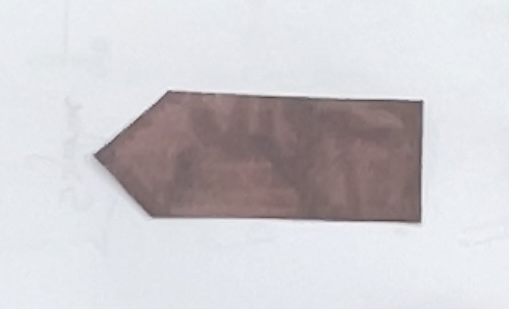
#> input picture week2/game/imgs/arrow2.jpg, 509 x 309 px, given in place of sticky1.jpg, which was not available
$ python main.py
#> lines starting #> are read from the running program, lines starting #| are printed output that depends on the picture; after the words box and inside, x2 and y2 are one past the last pixel; in counts of white or black regions, pixels touching at a corner belong together; pictures that were not available may be replaced by others from this repository, and a replacement may not be noted
### week2/game/include/corners.py
import cv2 as cv
import numpy as np
from color import *


def getcorners(img):
    bin = img.copy()
    cv.imshow("threshold", bin)
    cv.waitKey()

    bin = cv.medianBlur(bin, 5)
    cv.imshow("blurred", bin)
    cv.waitKey()

    # shi-tomasi
    corners = cv.goodFeaturesToTrack(bin, 3, 0.2, 40, blockSize=11)

    arr = np.empty((3, 2))
    it = 0
    for i in corners:
        x, y = i.ravel()
        arr[it][0] = x
        arr[it][1] = y
        it += 1

    return arr


def getdir(img):
    corners = getcorners(img)
    assert corners.shape == (3, 2)

    xmax, _ = (np.max(corners, axis=0)).ravel()

    # arrow is guarenteed to be horizontal
    bool_arr = corners[:, 0] > xmax - 10
    if np.count_nonzero(bool_arr) == 2:
        return Dir.LT
    else:
        return Dir.RT


def test(path, clr):
#> called with path = 'imgs/sticky1.jpg', clr = (5, 130, 230)
    inp = cv.imread(path)
#> inp is the input picture: shape (309, 509, 3); mean B, G, R 207.8, 203.8, 206.4
    cv.imshow("original image", inp)
    cv.waitKey()

    bin = color_thresh(inp, clr)
#> in color_thresh, `cln = cv.cvtColor(cln, cv.COLOR_BGR2HSV)`: cln: shape (309, 509, 3); mean H, S, V 101.2, 15.6, 212.3
#> in color_thresh, `return cv.inRange(cln, lct, uct)`:
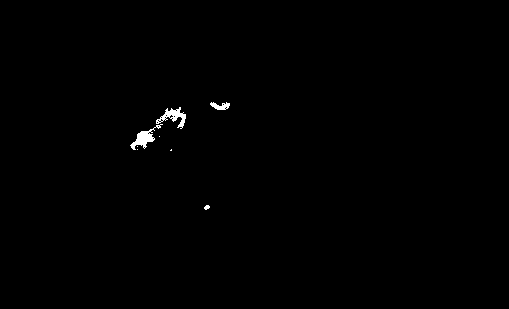
#> returned value: shape (309, 509); 0.41% white; 8 white regions (4 under 20 px), largest, box (x1, y1, x2, y2) and area: (130, 124, 163, 150) 269, (156, 107, 186, 129) 251, (210, 102, 230, 110) 98, (204, 205, 210, 210) 21
    corners = getcorners(bin)
#> in getcorners, `bin = cv.medianBlur(bin, 5)`:
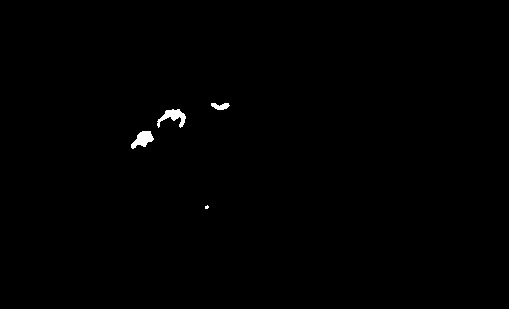
#> bin: shape (309, 509); 0.37% white; 4 white regions (1 under 20 px)
#> in getcorners, `corners = cv.goodFeaturesToTrack(bin, 3, 0.2, 40, blockSize=11)`: corners = [[180, 114], [141, 141], [209, 209]]
#> the loop in getcorners, `for i in corners:` made 3 passes
#> after the loop in getcorners, `for i in corners:`: it = 3
#> corners = [[180, 114], [141, 141], [209, 209]]

    inp_clone = inp.copy()
    for coord in corners:
        # print(coord)
        cv.circle(inp_clone, (int(coord[0]), int(coord[1])), 6, (0, 0, 255), -1)
#> this loop made 3 passes
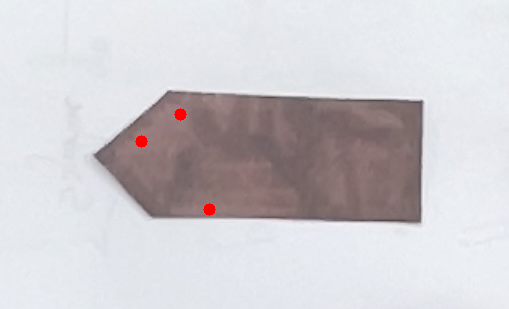
#> inp_clone: shape (309, 509, 3); 0.22% of pixels changed, all inside (x1, y1, x2, y2) = (135, 108, 216, 216)

    cv.imshow("processed image", inp_clone)
    cv.waitKey()

    direc = getdir(bin)
#> the loop in getcorners (call 2), `for i in corners:` made 3 passes
#> in getdir, `xmax, _ = (np.max(corners, axis=0)).ravel()`: xmax = 209
#> in getdir, `bool_arr = corners[:, 0] > xmax - 10`: bool_arr = [False, False, True]
    if direc == direc.LT:
        print("left")
    else:
        print("right")

    contours, _ = cv.findContours(bin, cv.RETR_LIST, cv.CHAIN_APPROX_SIMPLE)
#> contours = 27 contours, 24 with area under 20; largest, box (x1, y1, x2, y2) and area: (130, 124, 163, 150) 218, (156, 107, 186, 129) 214, (210, 102, 230, 110) 78
#> (the run stopped early here; a loop or call above may not have finished)

$ run again, on week2/game/imgs/arrow3.jpg
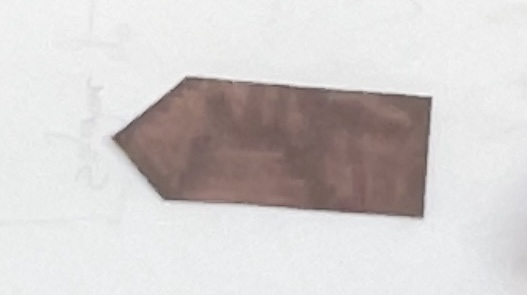
#> input picture week2/game/imgs/arrow3.jpg, 527 x 295 px, given in place of sticky1.jpg, which was not available
#> in test, inp is the input picture: shape (295, 527, 3); mean B, G, R 205, 205.7, 210.3
#> in color_thresh, `return cv.inRange(cln, lct, uct)`:
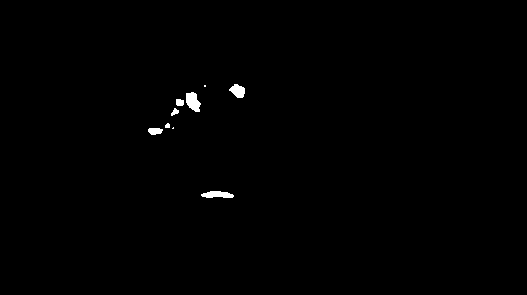
#> returned value: shape (295, 527); 0.47% white; 9 white regions (2 under 20 px), largest, box (x1, y1, x2, y2) and area: (186, 92, 201, 112) 206, (201, 191, 234, 198) 173, (229, 84, 245, 98) 151
#> bin: shape (295, 527); 0.43% white; 6 white regions (1 under 20 px)
#> in getcorners, `corners = cv.goodFeaturesToTrack(bin, 3, 0.2, 40, blockSize=11)`: corners = [[181, 101], [240, 93], [152, 132]]
#> the loop in getcorners, `for i in corners:` made 3 passes
#> after the loop in getcorners, `for i in corners:`: it = 3
#> in test, `corners = getcorners(bin)`: corners = [[181, 101], [240, 93], [152, 132]]
#> the loop in test, `for coord in corners:` made 3 passes
#> after the loop in test, `for coord in corners:`:
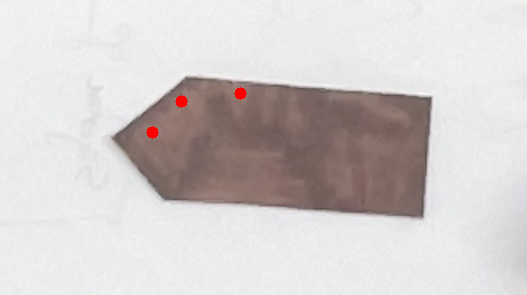
#> inp_clone: shape (295, 527, 3); 0.22% of pixels changed, all inside (x1, y1, x2, y2) = (146, 87, 247, 139)
#> the loop in getcorners (call 2), `for i in corners:` made 3 passes
#> xmax = 240
#> bool_arr = [False, True, False]
#> contours = 9 contours, 3 with area under 20; largest, box (x1, y1, x2, y2) and area: (186, 92, 201, 112) 180, (201, 191, 234, 198) 139, (229, 84, 245, 98) 130, (148, 128, 163, 135) 67, (176, 99, 184, 106) 38, (171, 108, 179, 116) 26
